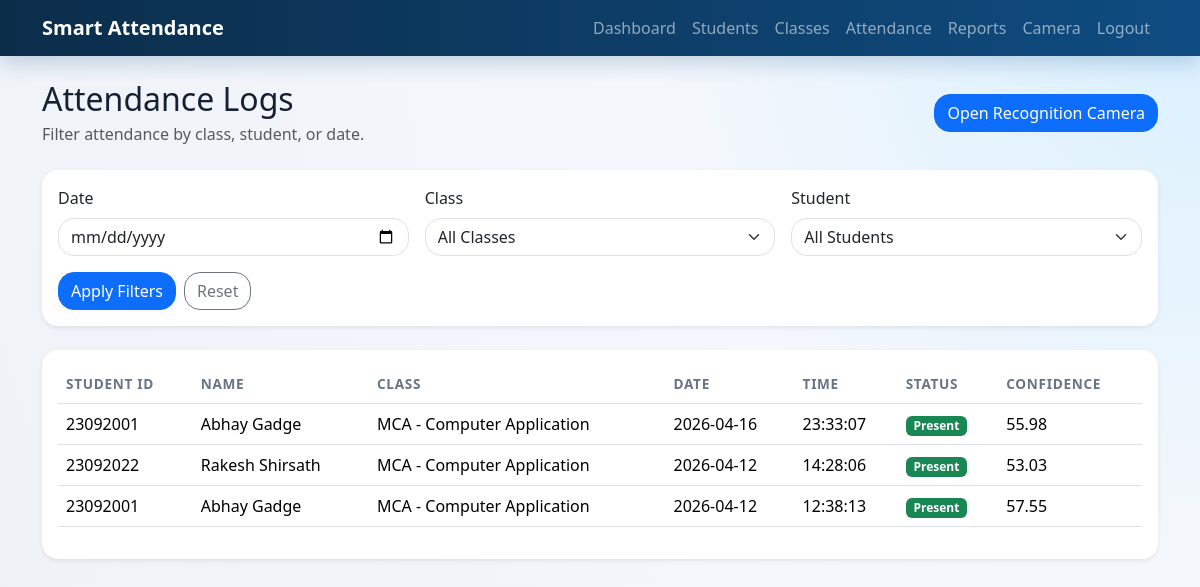
Before: /attendance (signed in) with the older database file.
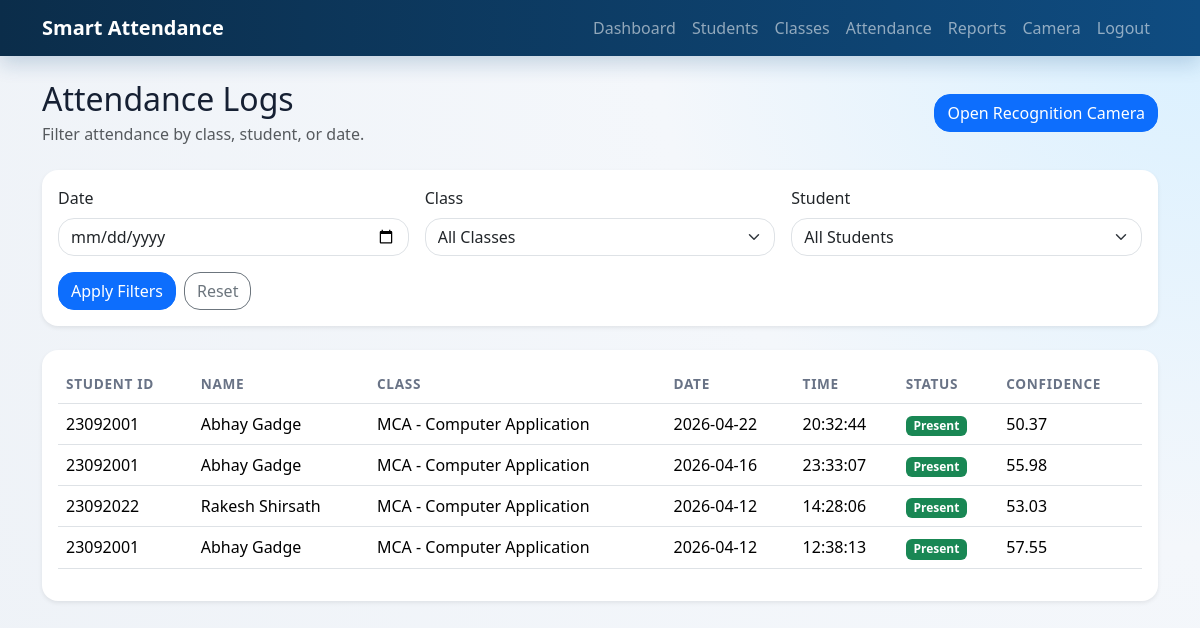
After: the same page with the newer database file.
### app/models.py (models this page shows)
class Attendance(db.Model):
    __tablename__ = "attendance"
    __table_args__ = (
        db.UniqueConstraint(
            "student_id", "class_id", "attendance_date", name="uq_daily_attendance"
        ),
    )
    id = db.Column(db.Integer, primary_key=True)
    student_id = db.Column(db.Integer, db.ForeignKey("students.id"), nullable=False)
    class_id = db.Column(db.Integer, db.ForeignKey("classrooms.id"), nullable=False)
    attendance_date = db.Column(db.Date, default=date.today, nullable=False)
    attendance_time = db.Column(
        db.Time, default=lambda: datetime.utcnow().time(), nullable=False
    )
    status = db.Column(db.String(20), default="Present", nullable=False)
    recognized_confidence = db.Column(db.Float, nullable=True)
    created_at = db.Column(db.DateTime, default=datetime.utcnow, nullable=False)
    student = db.relationship("Student", back_populates="attendance_records")
    classroom = db.relationship("ClassRoom", back_populates="attendance_records")

class Student(db.Model):
    __tablename__ = "students"
    id = db.Column(db.Integer, primary_key=True)
    student_id = db.Column(db.String(50), unique=True, nullable=False)
    full_name = db.Column(db.String(150), nullable=False)
    email = db.Column(db.String(120), unique=True, nullable=False)
    phone = db.Column(db.String(20), nullable=False)
    class_id = db.Column(db.Integer, db.ForeignKey("classrooms.id"), nullable=False)
    image_folder = db.Column(db.String(255), nullable=True)
    created_at = db.Column(db.DateTime, default=datetime.utcnow, nullable=False)
    classroom = db.relationship("ClassRoom", back_populates="students")
    face_encodings = db.relationship(
        "FaceEncoding", back_populates="student", cascade="all, delete-orphan"
    )
    attendance_records = db.relationship(
        "Attendance", back_populates="student", cascade="all, delete-orphan"
    )

class ClassRoom(db.Model):
    __tablename__ = "classrooms"
    id = db.Column(db.Integer, primary_key=True)
    class_name = db.Column(db.String(100), nullable=False)
    section = db.Column(db.String(30), nullable=False)
    subject = db.Column(db.String(120), nullable=True)
    created_at = db.Column(db.DateTime, default=datetime.utcnow, nullable=False)
    students = db.relationship(
        "Student", back_populates="classroom", cascade="all, delete-orphan"
    )
    attendance_records = db.relationship(
        "Attendance", back_populates="classroom", cascade="all, delete-orphan"
    )
    @property
    def display_name(self) -> str:
        return f"{self.class_name} - {self.section}"

### app/routes.py (the view)
@main_bp.route("/attendance")
@login_required
def attendance_records():
    filters = _extract_report_filters()
    records = build_attendance_query(filters)
    classes = ClassRoom.query.order_by(ClassRoom.class_name.asc()).all()
    students = Student.query.order_by(Student.full_name.asc()).all()
    return render_template("attendance.html", records=records, classes=classes, students=students, filters=filters)

### app/auth.py (called while the page is built)
def login_required(view):
    @wraps(view)
    def wrapped_view(**kwargs):
        if g.admin is None:
            return redirect(url_for("auth.login", next=request.url))
        return view(**kwargs)
    return wrapped_view

@auth_bp.before_app_request
def load_logged_in_admin() -> None:
    admin_id = session.get("admin_id")
    g.admin = Admin.query.get(admin_id) if admin_id else None

### app/routes.py (called while the page is built)
def _extract_report_filters() -> dict:
    attendance_date = request.args.get("attendance_date", "").strip()
    parsed_date = None
    if attendance_date:
        try:
            parsed_date = datetime.strptime(attendance_date, "%Y-%m-%d").date()
        except ValueError:
            flash("Invalid date format. Use YYYY-MM-DD.", "danger")
    return {
        "attendance_date": parsed_date,
        "class_id": request.args.get("class_id", type=int),
        "student_id": request.args.get("student_id", type=int),
    }

### app/services/attendance_service.py (called while the page is built)
def build_attendance_query(filters: dict) -> list[Attendance]:
    query = Attendance.query.order_by(
        Attendance.attendance_date.desc(), Attendance.attendance_time.desc()
    )
    if filters.get("attendance_date"):
        query = query.filter(Attendance.attendance_date == filters["attendance_date"])
    if filters.get("class_id"):
        query = query.filter(Attendance.class_id == filters["class_id"])
    if filters.get("student_id"):
        query = query.filter(Attendance.student_id == filters["student_id"])
    return query.all()

### app/templates/attendance.html (shortened to what this page needs)
{% extends "base.html" %}
{% block content %}
<div class="d-flex justify-content-between align-items-center mb-4 flex-wrap gap-2">
    <div>
        <h2 class="mb-1">Attendance Logs</h2>
        <p class="text-muted mb-0">Filter attendance by class, student, or date.</p>
    </div>
    <a href="{{ url_for('attendance_module.camera_page') }}" class="btn btn-primary">Open Recognition Camera</a>
</div>
{% include "_report_filters.html" %}
<div class="card border-0 shadow-sm rounded-4">
    <div class="card-body">
        <div class="table-responsive">
            <table class="table align-middle">
                <thead>
                    <tr>
                        <th>Student ID</th>
                        <th>Name</th>
                        <th>Class</th>
                        <th>Date</th>
                        <th>Time</th>
                        <th>Status</th>
                        <th>Confidence</th>
                    </tr>
                </thead>
                <tbody>
                    {% for record in records %}
                    <tr>
                        <td>{{ record.student.student_id }}</td>
                        <td>{{ record.student.full_name }}</td>
                        <td>{{ record.classroom.display_name }}</td>
                        <td>{{ record.attendance_date }}</td>
                        <td>{{ record.attendance_time.strftime("%H:%M:%S") }}</td>
                        <td><span class="badge bg-success">{{ record.status }}</span></td>
                        <td>{{ record.recognized_confidence or '-' }}</td>
                    </tr>
                    {% else %}
                    <tr><td colspan="7" class="text-center text-muted">No attendance data available.</td></tr>
                    {% endfor %}
                </tbody>
            </table>
        </div>
    </div>
</div>
{% endblock %}

### app/templates/base.html (shortened to what this page needs)
<!DOCTYPE html>
<html lang="en">
<head>
    <link href="https://cdn.jsdelivr.net/npm/bootstrap@5.3.3/dist/css/bootstrap.min.css" rel="stylesheet">
    <link rel="stylesheet" href="{{ url_for('static', filename='css/style.css') }}">
</head>
<body>
    <nav class="navbar navbar-expand-lg navbar-dark app-navbar">
        <div class="container">
            <a class="navbar-brand fw-bold" href="{{ url_for('main.index') }}">Smart Attendance</a>
            <div class="collapse navbar-collapse" id="navbarNav">
                <ul class="navbar-nav ms-auto">
                    {% if g.admin %}
                    <li class="nav-item"><a class="nav-link" href="{{ url_for('main.dashboard') }}">Dashboard</a></li>
                    <li class="nav-item"><a class="nav-link" href="{{ url_for('main.students') }}">Students</a></li>
                    <li class="nav-item"><a class="nav-link" href="{{ url_for('main.classes') }}">Classes</a></li>
                    <li class="nav-item"><a class="nav-link" href="{{ url_for('main.attendance_records') }}">Attendance</a></li>
                    <li class="nav-item"><a class="nav-link" href="{{ url_for('main.reports') }}">Reports</a></li>
                    <li class="nav-item"><a class="nav-link" href="{{ url_for('attendance_module.camera_page') }}">Camera</a></li>
                    <li class="nav-item"><a class="nav-link" href="{{ url_for('auth.logout') }}">Logout</a></li>
                    {% else %}
                    <li class="nav-item"><a class="nav-link" href="{{ url_for('auth.login') }}">Admin Login</a></li>
                    {% endif %}
                </ul>
            </div>
        </div>
    </nav>
    <main class="container py-4">
        {% block content %}{% endblock %}
    </main>
</body>
</html>

### app/templates/_report_filters.html (shortened to what this page needs)
<div class="card border-0 shadow-sm rounded-4 mb-4">
    <div class="card-body">
        <form method="GET" class="row g-3">
            <div class="col-md-4">
                <label class="form-label">Date</label>
                <input type="date" name="attendance_date" value="{{ request.args.get('attendance_date', '') }}" class="form-control">
            </div>
            <div class="col-md-4">
                <label class="form-label">Class</label>
                <select name="class_id" class="form-select">
                    <option value="">All Classes</option>
                </select>
            </div>
            <div class="col-md-4">
                <label class="form-label">Student</label>
                <select name="student_id" class="form-select">
                    <option value="">All Students</option>
                </select>
            </div>
            <div class="col-12 d-flex gap-2">
                <button class="btn btn-primary">Apply Filters</button>
                <a href="{{ request.path }}" class="btn btn-outline-secondary">Reset</a>
            </div>
        </form>
    </div>
</div>

### app/static/css/style.css (style rules this page uses)
:root { --bg: #f4f7fb; --ink: #162033; --muted: #697386; --brand: #0f4c81; --brand-soft: #dceeff; --card-shadow: 0 14px 40px rgba(22, 32, 51, 0.08); }
body { background: radial-gradient(circle at top right, #d9f0ff 0%, #f4f7fb 38%, #eef2f7 100%); color: var(--ink); min-height: 100vh; }
.app-navbar { background: linear-gradient(90deg, #0b2d4a 0%, #0f4c81 100%); box-shadow: 0 8px 20px rgba(15, 76, 129, 0.2); }
.card, .table, .form-control, .form-select, .btn { border-radius: 1rem !important; }
.table thead th { color: var(--muted); font-size: 0.85rem; text-transform: uppercase; letter-spacing: 0.05em; }

Changed rows visible on the page:
added Attendance: student.student_id "23092001", student.full_name "Abhay Gadge", classroom.display_name "MCA - Computer Application", attendance_date "2026-04-22", attendance_time "20:32:44", status "Present", recognized_confidence "50.37"
